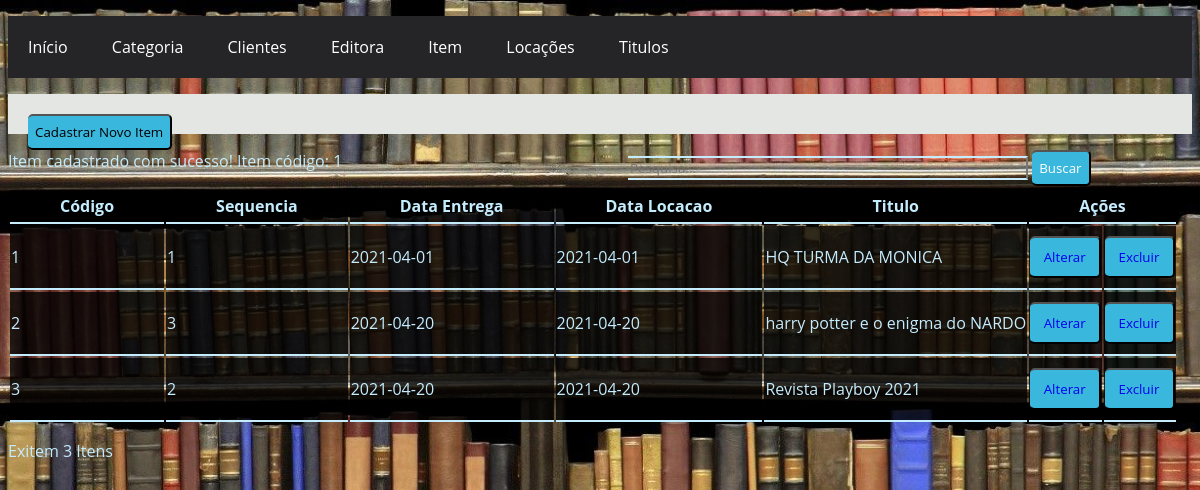
Page /Item_Locacao/Listar/listar_Item_Locacao.php?ok=2&msg=1 on the earlier database version.
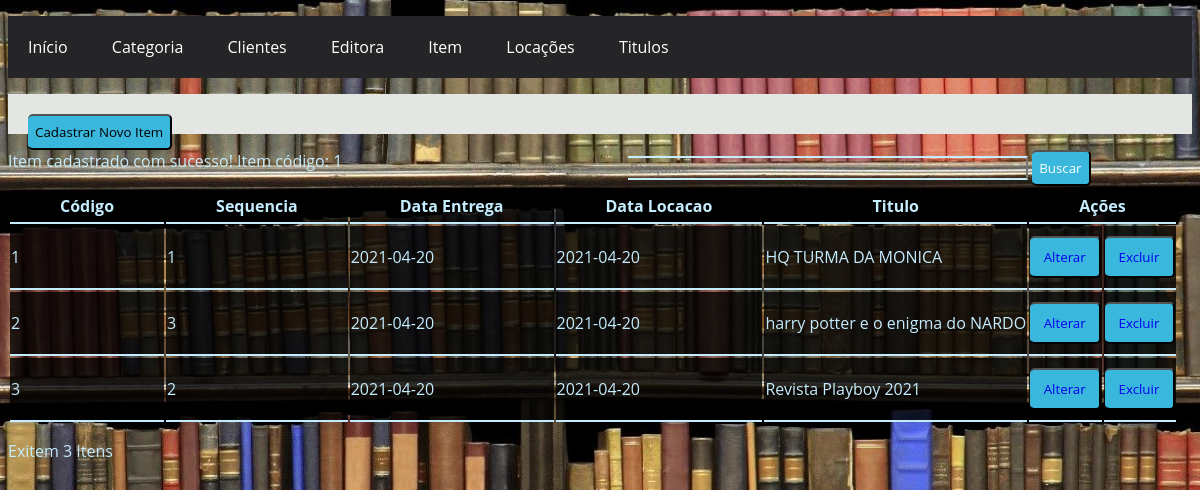
Same page on the later database version.
### tables this page shows
CREATE TABLE `item_locacao` (
  `id_item_locacao` int(11) NOT NULL,
  `sequence` int(11) NOT NULL,
  `locacao_id` int(11) NOT NULL,
  `titulo_id` int(11) NOT NULL
);

CREATE TABLE `locacao` (
  `id_locacao` int(11) NOT NULL,
  `data_locacao` date NOT NULL,
  `data_entrega` date NOT NULL,
  `valor` decimal(10,0) NOT NULL,
  `cliente_id` int(11) NOT NULL
);

CREATE TABLE `titulos` (
  `id_titulo` int(11) NOT NULL,
  `titulo` varchar(150) NOT NULL,
  `sinopse` varchar(150) NOT NULL,
  `classificacao` char(10) DEFAULT NULL,
  `tipo` char(20) DEFAULT NULL,
  `categoria_id` int(11) NOT NULL,
  `editora_id` int(11) NOT NULL
);

### Item_Locacao/Listar/listar_Item_Locacao.php (the view, shortened to what this page needs)
<?php
include('../../conexao.php');
?>
<!DOCTYPE html>
<html lang="pt-br">
<head>
	<link rel="stylesheet" type="text/css" href="../../Styles/site.css">
	<link rel="stylesheet" type="text/css" href="../../Styles/Listar.css">
</head>
<body>
	<nav id="menu-h">
		<?php
		include('../../menu.php');
		?>
	</nav>
	<div id="filtro" class="filtro">
		<button class="btn1" type="button">
			<a href="../Cadastrar/cadastrar_Item_Locacao.php">Cadastrar Novo Item</a>
		</button>
		<input class="pesquisar"
		       type="search"
		       class="busca"
		       placeholder="Pesquisa..." >
		<button class="btn1" type="button">Buscar</button>
	</div>
	<?php
	$ok   = @$_GET['ok'];
	$msg  = @$_GET['msg'];
	if ($ok == 1) {
		echo "<p class=\"sucesso\">Item excluído com sucesso! Item código: {$msg}</p>";
	} else if ($ok == 2) {
		echo "<p class=\"sucesso\">Item cadastrado com sucesso! Item código: {$msg}</p>";
	} else if ($ok == 3) {
		echo "<p class=\"sucesso\">Item alterado com sucesso! Item código: {$msg}</p>";
	}
	?>
	<div id="lista">
		<table>
			<thead class="header_list">
				<tr>
					<th>Código</th>
					<th>Sequencia</th>
					<th>Data Entrega</th>
					<th>Data Locacao</th>
					<th>Titulo</th>
					<th colspan="2">Ações</th>
				</tr>
			</thead>
			<tbody class="body_list">
				<?php
				$sql = "SELECT I.ID_ITEM_LOCACAO AS Id,
							I.sequence,
							L.data_locacao,
							L.data_entrega,
							T.titulo
						FROM ITEM_LOCACAO I
						JOIN LOCACAO L ON (L.ID_LOCACAO = I.LOCACAO_ID)
						JOIN TITULOS T ON (T.ID_TITULO = I.TITULO_ID)
						ORDER BY I.ID_ITEM_LOCACAO";
				$query = mysqli_query($conexao, $sql);
				if (!$query) {
				?>
					<tr>
						<td colspan="3"><?php echo 'MySQL Erro: ' . mysqli_error($conexao); ?></td>
					</tr>
					<?php
				} else {
					while ($item = mysqli_fetch_array($query, MYSQLI_ASSOC)) {
					?>
						<tr>
							<td><?php echo $item['Id']; ?></td>
							<td><?php echo $item['sequence']; ?></td>
							<td><?php echo $item['data_locacao']; ?></td>
							<td><?php echo $item['data_entrega']; ?></td>
							<td><?php echo $item['titulo']; ?></td>
							<td>
								<button class="btn" type="button">
									<a href="../Alterar/alterar_Item_Locacao.php?Id=<?php echo $item['Id']; ?>">Alterar</a>
								</button>
							</td>
							<td>
								<button class="btn" type="button">
									<a href="../Excluir/excluir_Item_Locacao.php?Id=<?php echo $item['Id']; ?>">Excluir</a>
								</button>
							</td>
						</tr>
				<?php
					}
				}
				?>
			</tbody>
		</table>
		<p>
			Exitem <?php echo mysqli_num_rows($query); ?> Itens
		</p>
	</div>
</body>
</html>

Differences in the rows shown:
changed item_locacao "HQ TURMA DA MONICA": locacao.data_locacao "2021-04-01" → "2021-04-20"; locacao.data_entrega "2021-04-01" → "2021-04-20"
